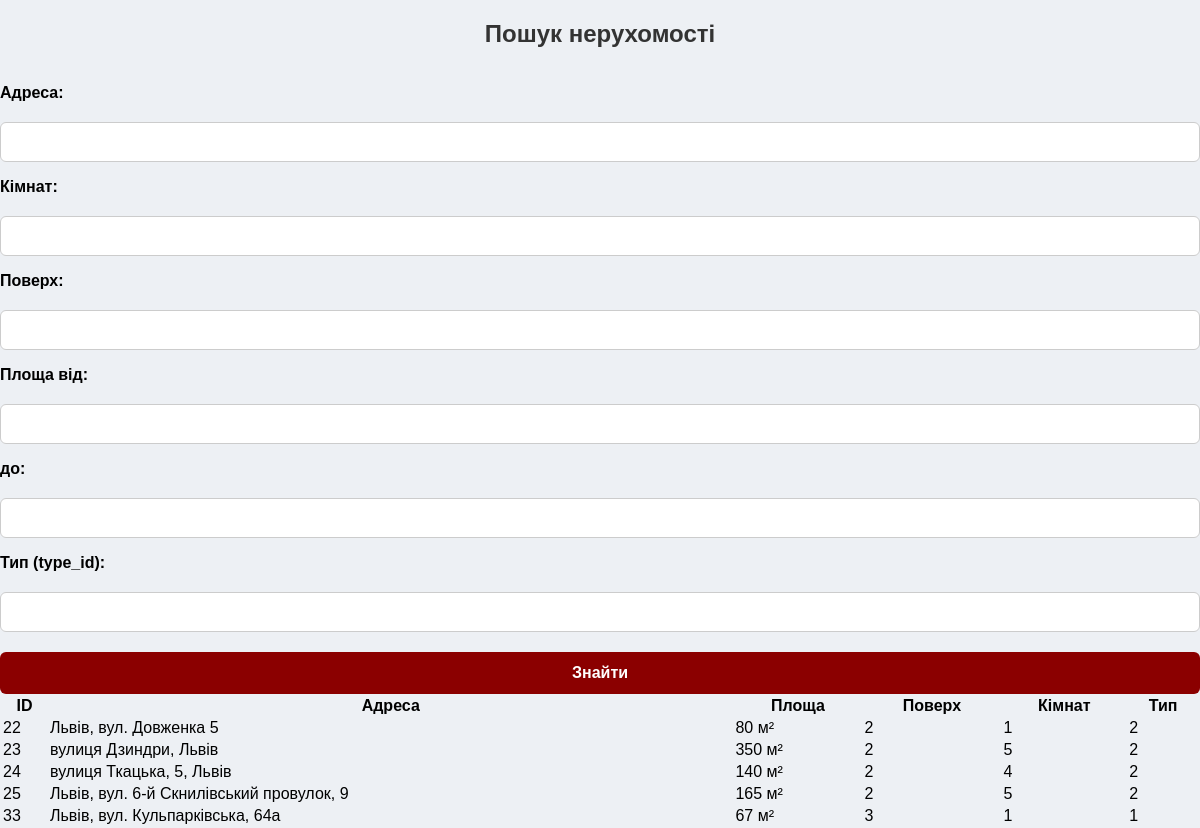
The page /search.php on the database as committed earlier.
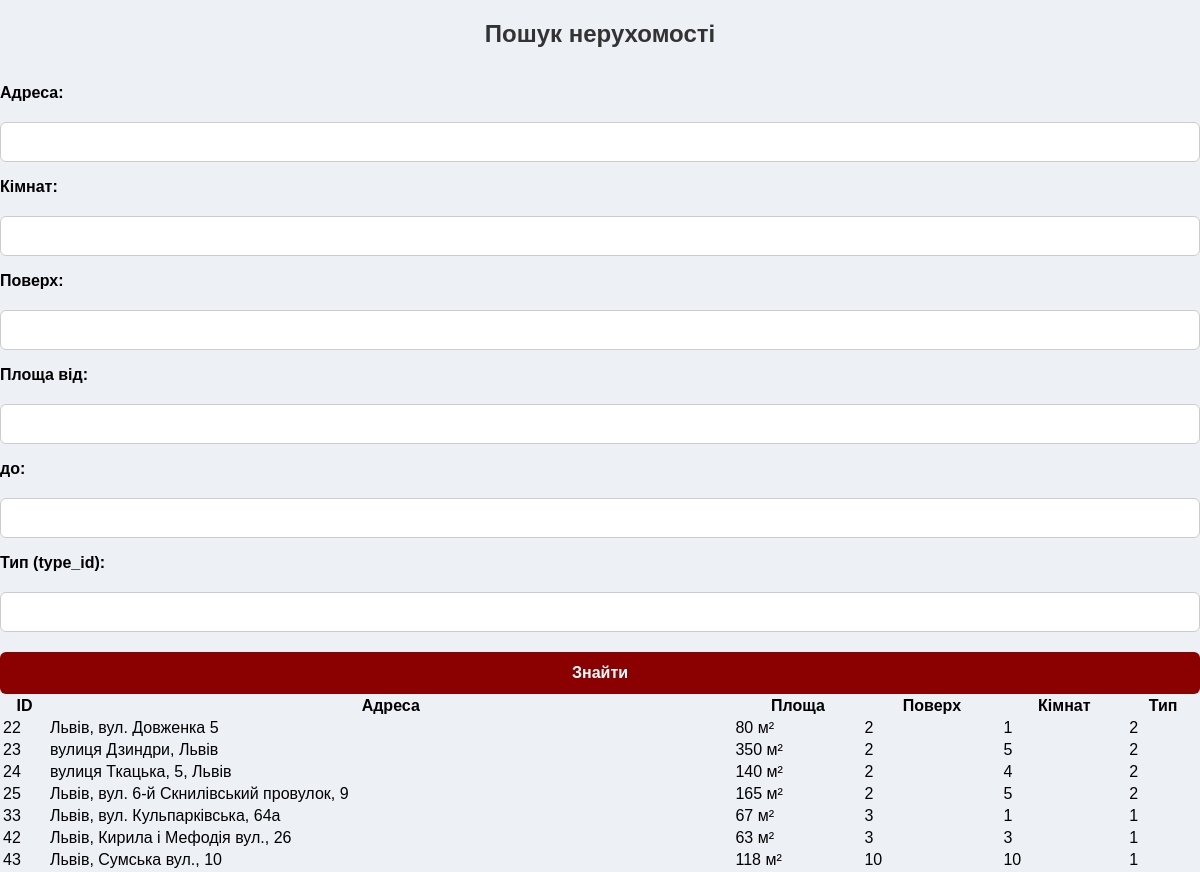
The same page on the database as committed later.
### tables this page shows
CREATE TABLE `properties` (
  `property_id` int(11) NOT NULL,
  `address` varchar(255) NOT NULL,
  `area` int(11) NOT NULL,
  `floor` int(11) NOT NULL,
  `rooms` int(11) NOT NULL,
  `type_id` int(11) NOT NULL,
  `owner_id` int(11) NOT NULL,
  `price` decimal(10,2) NOT NULL,
  `created_at` datetime NOT NULL DEFAULT current_timestamp(),
  `status` enum('pending','approved','rejected') NOT NULL DEFAULT 'pending',
  `is_top` tinyint(1) NOT NULL DEFAULT 0,
  `is_highlighted` tinyint(1) NOT NULL DEFAULT 0,
  `views` int(11) NOT NULL DEFAULT 0
);

### search.php (the view, shortened to what this page needs)
<?php
include 'connect_to_db.php';
$address = $_GET['address'] ?? '';
$rooms = $_GET['rooms'] ?? '';
$floor = $_GET['floor'] ?? '';
$area_from = $_GET['area_from'] ?? '';
$area_to = $_GET['area_to'] ?? '';
$type_id = $_GET['type_id'] ?? '';
$sql = "SELECT * FROM properties WHERE 1=1";
$stmt = $conn->prepare($sql);
$stmt->execute();
$result = $stmt->get_result();
?>
<!DOCTYPE html>
<html lang="uk">
<head>
    <link rel="stylesheet" href="style.css">
</head>
<body>
<h2 style="text-align:center;">Пошук нерухомості</h2>
<form method="get">
    <div class="form-group">
        <label>Адреса:</label>
        <input type="text" name="address" value="<?= htmlspecialchars($address) ?>">
    </div>
    <div class="form-group">
        <label>Кімнат:</label>
        <input type="number" name="rooms" value="<?= htmlspecialchars($rooms) ?>">
    </div>
    <div class="form-group">
        <label>Поверх:</label>
        <input type="number" name="floor" value="<?= htmlspecialchars($floor) ?>">
    </div>
    <div class="form-group">
        <label>Площа від:</label>
        <input type="number" step="0.1" name="area_from" value="<?= htmlspecialchars($area_from) ?>">
        <label style="width:auto;">до:</label>
        <input type="number" step="0.1" name="area_to" value="<?= htmlspecialchars($area_to) ?>">
    </div>
    <div class="form-group">
        <label>Тип (type_id):</label>
        <input type="number" name="type_id" value="<?= htmlspecialchars($type_id) ?>">
    </div>
    <button type="submit">Знайти</button>
</form>
<?php if ($result->num_rows > 0): ?>
    <table>
        <thead>
            <tr>
                <th>ID</th>
                <th>Адреса</th>
                <th>Площа</th>
                <th>Поверх</th>
                <th>Кімнат</th>
                <th>Тип</th>
            </tr>
        </thead>
        <tbody>
            <?php while ($row = $result->fetch_assoc()): ?>
            <tr>
                <td><?= $row['property_id'] ?></td>
                <td><?= htmlspecialchars($row['address']) ?></td>
                <td><?= $row['area'] ?> м²</td>
                <td><?= $row['floor'] ?></td>
                <td><?= $row['rooms'] ?></td>
                <td><?= $row['type_id'] ?></td>
            </tr>
            <?php endwhile; ?>
        </tbody>
    </table>
<?php else: ?>
    <p style="text-align:center;">Нічого не знайдено.</p>
<?php endif; ?>
</body>
</html>

### style.css (style rules this page uses)
body { margin: 0; font-family: Arial, sans-serif; }
body { font-family: Arial, sans-serif; background-color: #eef2f5; margin: 0; padding: 0; }
h2 { text-align: center; color: #333; }
label { display: block; margin-top: 1rem; font-weight: bold; }
input, select, textarea { width: 100%; padding: 10px; margin-top: 5px; border-radius: 6px; border: 1px solid #ccc; box-sizing: border-box; }
button { margin-top: 1.5rem; padding: 12px 18px; background-color: #a30000; color: white; border: none; border-radius: 6px; cursor: pointer; width: 100%; }
html, body { height: 100%; display: flex; flex-direction: column; }
body { background-color: #edf0f4; margin: 0; font-family: Arial, sans-serif; }
form label { display: block; margin-bottom: 15px; font-weight: bold; }
form input, form select, form textarea { width: 100%; padding: 10px 12px; margin-top: 5px; border: 1px solid #ccc; border-radius: 6px; font-size: 1rem; box-sizing: border-box; }
form button { display: block; width: 100%; padding: 12px; background-color: #8b0000; color: white; font-weight: bold; border: none; border-radius: 6px; font-size: 1rem; cursor: pointer; margin-top: 20px; }

Rows that differ between the two databases and show on the page:
added properties: property_id "42", address "Львів, Кирила і Мефодія вул., 26", area "63", floor "3", rooms "3", type "1"
added properties: property_id "43", address "Львів, Сумська вул., 10", area "118", floor "10", rooms "10", type "1"
